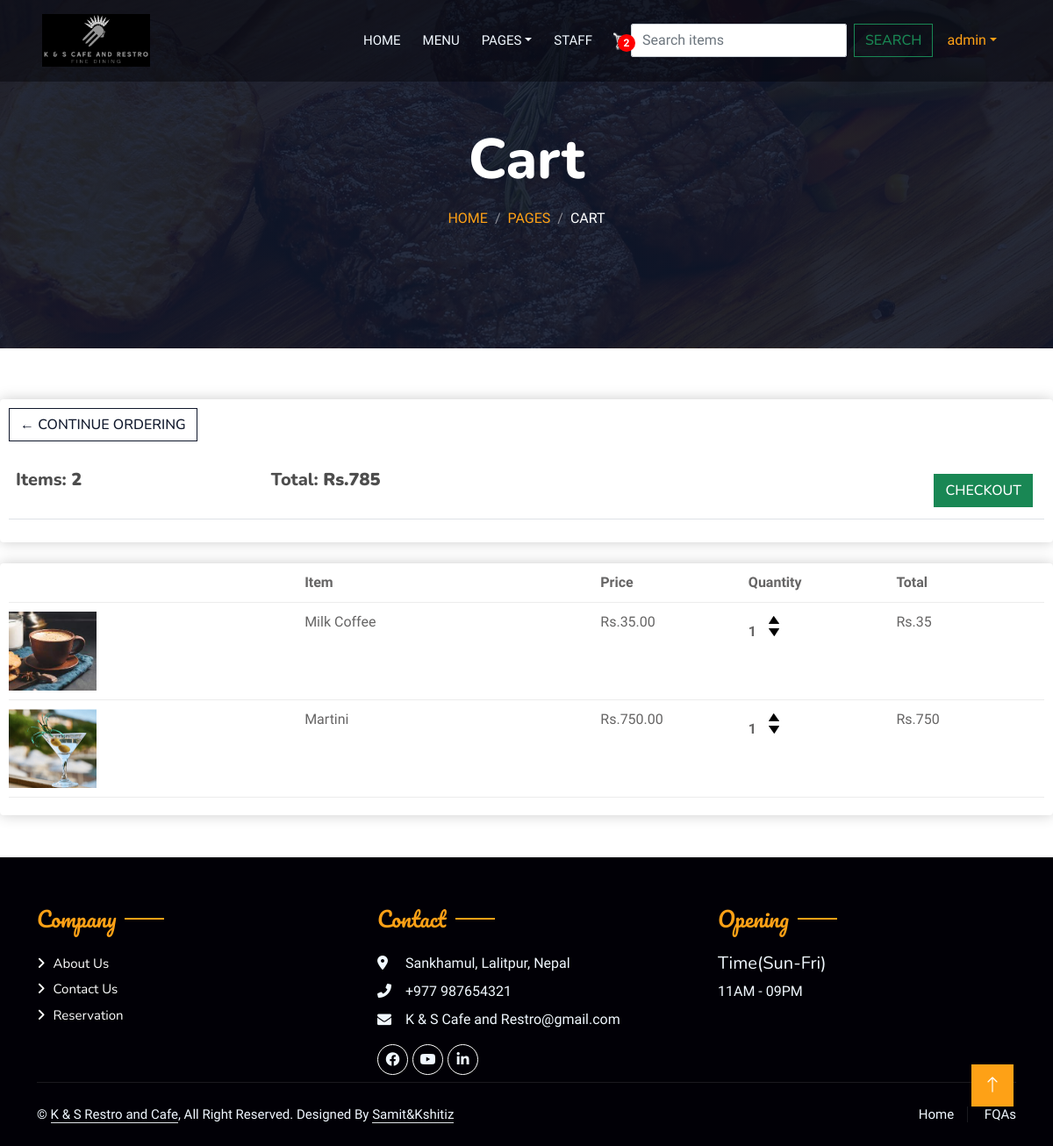
The app's page /cart/ (signed in) with its own data.
### home/models.py (models this page shows, shortened)
class Order(models.Model):
    customer = models.ForeignKey(Customer, on_delete=models.SET_NULL, null=True, blank=True)
    date_ordered = models.DateTimeField(auto_now_add=True)
    complete = models.BooleanField(default=False)
    transaction_id = models.CharField(max_length=100, null=True)
    @property
    def get_cart_total(self):
        order_items = self.orderitem_set.all()
        total = sum(item.get_total for item in order_items)
        return total
    @property
    def get_cart_items(self):
        order_items = self.orderitem_set.all()
        total = sum(item.quantity for item in order_items)
        return total

class OrderItem(models.Model):
    user = models.OneToOneField(User, null=True, blank=True, on_delete=models.CASCADE)
    product = models.ForeignKey(Items, on_delete=models.SET_NULL, blank=True, null=True)
    order = models.ForeignKey(Order, on_delete=models.SET_NULL, null=True, blank=True)
    quantity = models.IntegerField(default=0, null=True, blank=True)
    date_added = models.DateTimeField(auto_now_add=True)
    @property
    def get_total(self):
        return self.quantity * self.product.price

class Items(models.Model):
    CATEGORY_CHOICES = [
        ('Food', 'Food'),
        ('Drinks', 'Drinks'),
    ]
    name = models.CharField(max_length=20)
    price = models.IntegerField()
    image = models.ImageField(null=True, blank=True, upload_to="images/")
    digital = models.BooleanField(default=False)
    date_added = models.DateTimeField(auto_now_add=True, null=True)
    category = models.CharField(max_length=10, choices=CATEGORY_CHOICES, default='Food')  # New field

### home/views.py (the view)
# urls.py: path("cart/", cart, name="cart"),
@login_required(login_url='login')
def cart(request):
    if request.user.is_authenticated:
        try:
            customer = request.user.customer
        except ObjectDoesNotExist:
            messages.error(request, "Customer account not found. Please contact support or register.")
            return redirect('index')
        order, created = Order.objects.get_or_create(customer=customer, complete=False)
        items = order.orderitem_set.all()
        cart_items = order.get_cart_items
    else:
        items, order, cart_items = get_cart_items_from_cookie(request)
    context = {"items": items, "order": order, "cart_items": cart_items}
    return render(request, 'cart.html', context)

### templates/cart.html (shortened to what this page needs)
{% extends 'base.html' %} {% load static %} {% block myblock %}
<div class="container-xxl py-5 bg-dark hero-header mb-5">
  <div class="container text-center my-5 pt-5 pb-4">
    <h1 class="display-3 text-white mb-3 animated slideInDown">Cart</h1>
    <nav aria-label="breadcrumb">
      <ol class="breadcrumb justify-content-center text-uppercase">
        <li class="breadcrumb-item"><a href="#">Home</a></li>
        <li class="breadcrumb-item"><a href="#">Pages</a></li>
        <li class="breadcrumb-item text-white active" aria-current="page">
          Cart
        </li>
      </ol>
    </nav>
  </div>
</div>
<div class="row">
  <div class="col-lg-12">
    <div class="box-element">
      <a class="btn btn-outline-dark" href="{% url 'menu' %}"
        >&#x2190; Continue Ordering</a
      ><br /><br />
      <table class="table">
        <tr>
          <th>
            <h5>Items: <strong>{{ order.get_cart_items }}</strong></h5>
          </th>
          <th>
            <h5>Total: <strong>Rs.{{ order.get_cart_total }}</strong></h5>
          </th>
          <th>
            <a
              class="btn btn-success"
              style="float: right; margin: 5px"
              href="{% url 'checkout' %}"
            >
              Checkout
            </a>
          </th>
        </tr>
      </table>
    </div>
    <br />
    <div class="box-element">
      <div class="cart-row">
        <div style="flex: 2"></div>
        <div style="flex: 2"><strong>Item</strong></div>
        <div style="flex: 1"><strong>Price</strong></div>
        <div style="flex: 1"><strong>Quantity</strong></div>
        <div style="flex: 1"><strong>Total</strong></div>
      </div>
      {% for item in items %}
      <div class="cart-row">
        {% if item.product.image %}
        <div style="flex: 2">
          <img
            class="row-image"
            src="{{ item.product.image.url }}"
            style="height: 90px"
          />
        </div>
        {% endif %}
        <div style="flex: 2">{{ item.product.name }}</div>
        <div style="flex: 1">Rs.{{ item.product.price|floatformat:2 }}</div>
        <div style="flex: 1">
          <p class="quantity">{{ item.quantity }}</p>
          <div class="quantity">
            <img
              data-product="{{ item.product.id }}"
              class="chg-quantity update-cart"
              data-action="add"
              src="{% static  'img/arrow-up.png' %}"
            />
            <img
              data-product="{{ item.product.id }}"
              class="chg-quantity update-cart"
              data-action="remove"
              src="{% static  'img/arrow-down.png' %}"
            />
          </div>
        </div>
        <div style="flex: 1">Rs.{{item.get_total }}</div>
      </div>
      {% endfor %}
    </div>
  </div>
</div>
{% endblock %}

### templates/base.html (shortened to what this page needs)
<!DOCTYPE html>
{% load static %}
<html lang="en">
  <head>
    <link
      rel="stylesheet"
      href="https://cdn.jsdelivr.net/npm/bootstrap-icons@1.10.5/font/bootstrap-icons.css"
    />
    <link
      href="https://cdnjs.cloudflare.com/ajax/libs/font-awesome/5.10.0/css/all.min.css"
      rel="stylesheet"
    />
    <link
      rel="stylesheet"
      href="https://cdnjs.cloudflare.com/ajax/libs/font-awesome/6.0.0-beta3/css/all.min.css"
    />
    <link href="{% static 'lib/animate/animate.min.css' %}" rel="stylesheet" />
    <link
      href="{% static 'lib/owlcarousel/assets/owl.carousel.min.css' %}"
      rel="stylesheet"
    />
    <link
      href="{% static 'lib/tempusdominus/css/tempusdominus-bootstrap-4.min.css' %}"
      rel="stylesheet"
    />
    <link
      href="{% static 'css/bootstrap.min.css' %}"
      type="text/css"
      rel="stylesheet"
    />
    <link
      href="{% static 'css/style.css' %}"
      type="text/css"
      rel="stylesheet"
    />
    <link href="{% static 'css/main.css' %}" type="text/css" rel="stylesheet" />
    <link
      href="{% static 'css/custom.css' %}"
      type="text/css"
      rel="stylesheet"
    />
    <link
      rel="stylesheet"
      href="https://cdnjs.cloudflare.com/ajax/libs/font-awesome/4.7.0/css/font-awesome.min.css"
    />
  </head>
  <body>
    <div class="container-xxl bg-white p-0">
      <div class="container-xxl position-relative p-0">
        <nav
          class="navbar navbar-expand-lg navbar-dark bg-dark px-4 px-lg-5 py-3 py-lg-0"
        >
          <a
            href="{% url 'index' %}"
            class="navbar-brand p-0 d-flex align-items-center"
          >
            <img
              src="{% static 'img/TrueLog.png' %}"
              alt="Logo"
              height="90"
              style="margin-right: 1px"
            />
          </a>
          <div class="collapse navbar-collapse" id="navbarCollapse">
            <div class="navbar-nav ms-auto py-0 pe-4">
              <a href="{% url 'index' %}" class="nav-item nav-link">Home</a>
              <a href="{% url 'menu' %}" class="nav-item nav-link">Menu</a>
              <div class="nav-item dropdown">
                <a
                  href="#"
                  class="nav-link dropdown-toggle"
                  data-bs-toggle="dropdown"
                  >Pages</a
                >
              </div>
              <a href="{% url 'staff_page' %}" class="nav-item nav-link"
                >Staff</a
              >
            </div>
            <a
              href="{% url 'cart' %}"
              style="position: relative; display: inline-block"
            >
              <p id="cart-total">{{ cart_items }}</p>
            </a>
            <form
              class="d-flex"
              role="search"
              action="{% url 'search_items' %}"
              method="GET"
            >
              <input
                class="form-control me-2"
                name="q"
                type="search"
                placeholder="Search items"
                aria-label="Search"
              />
              <button class="btn btn-outline-success" type="submit">
                Search
              </button>
            </form>
            <div class="nav-item dropdown">
              <a
                href="#"
                class="nav-link dropdown-toggle"
                data-bs-toggle="dropdown"
                >{{ request.user }}</a
              >
            </div>
          </div>
        </nav>
      </div>
      {% block myblock %} {% endblock %}
      <div
        class="container-fluid bg-light text-light footer pt-5 mt-5 wow fadeIn"
        data-wow-delay="0.1s"
      >
        <div class="container py-2">
          <div class="row g-5">
            <div class="col-md-4">
              <h4
                class="section-title ff-secondary text-start text-primary fw-normal mb-4"
              >
                Company
              </h4>
              <a class="btn btn-link" href="{% url 'about' %}">About Us</a>
              <a class="btn btn-link" href="{% url 'contact' %}">Contact Us</a>
              <a class="btn btn-link" href="{% url 'booking' %}">Reservation</a>
            </div>
            <div class="col-md-4">
              <h4
                class="section-title ff-secondary text-start text-primary fw-normal mb-4"
              >
                Contact
              </h4>
              <p class="mb-2">
                <i class="fa fa-map-marker-alt me-3"></i> Sankhamul, Lalitpur,
                Nepal
              </p>
              <p class="mb-2">
                <i class="fa fa-phone-alt me-3"></i>+977 987654321
              </p>
              <p class="mb-2">
                <i class="fa fa-envelope me-3"></i>K & S Cafe and
                Restro@gmail.com
              </p>
              <div class="d-flex pt-2">
                <a class="btn btn-outline-light btn-social" href=""
                  ><i class="fab fa-facebook-f"></i
                ></a>
                <a class="btn btn-outline-light btn-social" href=""
                  ><i class="fab fa-youtube"></i
                ></a>
                <a class="btn btn-outline-light btn-social" href=""
                  ><i class="fab fa-linkedin-in"></i
                ></a>
              </div>
            </div>
            <div class="col-md-4">
              <h4
                class="section-title ff-secondary text-start text-primary fw-normal mb-4"
              >
                Opening
              </h4>
              <h5 class="text-light fw-normal">Time(Sun-Fri)</h5>
              <p>11AM - 09PM</p>
            </div>
          </div>
        </div>
        <div class="container">
          <div class="copyright">
            <div class="row">
              <div class="col-md-6 text-center text-md-start mb-3 mb-md-0">
                &copy;
                <a class="border-bottom" href="#">K & S Restro and Cafe</a>, All
                Right Reserved. Designed By
                <a class="border-bottom" href="https://htmlcodex.com"
                  >Samit&Kshitiz</a
                >
              </div>
              <div class="col-md-6 text-center text-md-end">
                <div class="footer-menu">
                  <a href="{% url 'index' %}">Home</a>
                  <a href="{% url 'contact' %}">FQAs</a>
                </div>
              </div>
            </div>
          </div>
        </div>
      </div>
      <a href="#" class="btn btn-lg btn-primary btn-lg-square back-to-top"
        ><i class="bi bi-arrow-up"></i
      ></a>
    </div>
  </body>
</html>

### static/css/style.css (style rules this page uses)
:root { --primary: #FEA116; --light: #F1F8FF; --dark: #0F172B; }
.ff-secondary { font-family: 'Pacifico', cursive; }
.back-to-top { position: fixed; display: none; right: 45px; bottom: 45px; z-index: 99; }
.btn { font-family: 'Nunito', sans-serif; font-weight: 500; text-transform: uppercase; transition: .5s; }
.btn.btn-primary, .btn.btn-secondary { color: #FFFFFF; }
.btn-lg-square { width: 48px; height: 48px; }
.btn-square, .btn-sm-square, .btn-lg-square { padding: 0; display: flex; align-items: center; justify-content: center; font-weight: normal; border-radius: 2px; }
.navbar-dark .navbar-nav .nav-link { position: relative; margin-left: 25px; padding: 35px 0; font-size: 15px; color: var(--light) !important; text-transform: uppercase; font-weight: 500; outline: none; transition: .5s; }
.navbar-dark .navbar-brand img { max-height: 60px; transition: .5s; }
@media (min-width: 992px) { .navbar-dark { position: absolute; width: 100%; top: 0; left: 0; z-index: 999; background: transparent !important; } }
.hero-header { background: linear-gradient(rgba(15, 23, 43, .9), rgba(15, 23, 43, .9)), url(../img/bg-hero.jpg); background-position: center center; background-repeat: no-repeat; background-size: cover; }
.breadcrumb-item + .breadcrumb-item::before { color: rgba(255, 255, 255, .5); }
.section-title { position: relative; display: inline-block; }
.section-title::before { position: absolute; content: ""; width: 45px; height: 2px; top: 50%; left: -55px; margin-top: -1px; background: var(--primary); }
.section-title::after { position: absolute; content: ""; width: 45px; height: 2px; top: 50%; right: -55px; margin-top: -1px; background: var(--primary); }
.section-title.text-start::before, .section-title.text-end::after { display: none; }
.footer .btn.btn-social { margin-right: 5px; width: 35px; height: 35px; display: flex; align-items: center; justify-content: center; color: var(--light); border: 1px solid #FFFFFF; border-radius: 35px; transition: .3s; }
.footer .btn.btn-link { display: block; margin-bottom: 5px; padding: 0; text-align: left; color: #FFFFFF; font-size: 15px; font-weight: normal; text-transform: capitalize; transition: .3s; }
.footer .btn.btn-link::before { position: relative; content: "\f105"; font-family: "Font Awesome 5 Free"; font-weight: 900; margin-right: 10px; }
.footer .copyright { padding: 25px 0; font-size: 15px; border-top: 1px solid rgba(256, 256, 256, .1); }
.footer .copyright a { color: var(--light); }
.footer .footer-menu a { margin-right: 15px; padding-right: 15px; border-right: 1px solid rgba(255, 255, 255, .1); }
.footer .footer-menu a:last-child { margin-right: 0; padding-right: 0; border-right: none; }

### static/css/main.css (style rules this page uses)
body { background-color: hsl(0, 0%, 98%); }
h1,h2,h3,h4,h5,h6 { color:hsl(0, 0%, 30%); }
.box-element { box-shadow:hsl(0, 0%, 80%) 0 0 16px; background-color: #fff; border-radius: 4px; padding: 10px; }
.bg-dark { background-color: #0100066b!important; }
.bg-light { background-color: #010006!important; }
#cart-total { display: inline-block; text-align: center; color: #fff; background-color: red; width: 20px; height: 20px; border-radius: 50%; font-size: 12px; line-height: 20px; position: absolute; top: 5px; right: -5px; font-weight: bold; }
.col-lg-4, .col-lg-6, .col-lg-8, .col-lg-12 { margin-top: 10px; }
.btn { border-radius: 0; }
.row-image { width: 100px; }
.cart-row { display: flex; align-items: flex-stretch; padding-bottom: 10px; margin-bottom: 10px; border-bottom: 1px solid #ececec; }
.quantity { display: inline-block; font-weight: 700; padding-right:10px; }
.chg-quantity { width: 12px; cursor: pointer; display: block; margin-top: 5px; transition:.1s; }

### records on screen
Order: get_cart_items "2", get_cart_total "785"
OrderItem: product.image (picture), product.name "Milk Coffee", product.price "35.00", quantity "1", get_total "35"
OrderItem: product.image (picture), product.name "Martini", product.price "750.00", quantity "1", get_total "750"

### other values on screen
{{ cart_items }} "2"
{{ request.user }} "admin"
